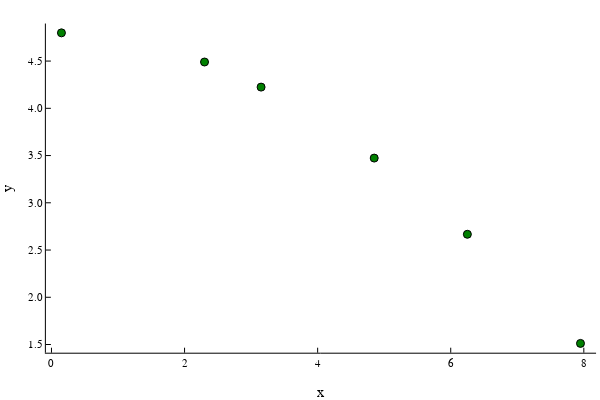

Notebook cell for this chart:
### Code cell
scatter(datax,datay,xlabel="x",ylabel="y",color="green",
        grid=false,legend=false)

### Figure 1 — Plotly figure (JSON) as saved in the notebook; plotly's stock layout.template omitted (floating-point values rounded to 4 significant figures)
{"data": [{"colorbar": {"title": ""}, "marker": {"color": ["rgba(0, 128, 0, 1.000)", "rgba(0, 128, 0, 1.000)", "rgba(0, 128, 0, 1.000)", "rgba(0, 128, 0, 1.000)", "rgba(0, 128, 0, 1.000)", "rgba(0, 128, 0, 1.000)"], "line": {"color": ["rgba(0, 0, 0, 1.000)", "rgba(0, 0, 0, 1.000)", "rgba(0, 0, 0, 1.000)", "rgba(0, 0, 0, 1.000)", "rgba(0, 0, 0, 1.000)", "rgba(0, 0, 0, 1.000)"], "width": 1}, "size": 8, "symbol": "circle"}, "mode": "markers", "name": "y1", "showlegend": true, "type": "scatter", "x": [0.15, 2.3, 3.15, 4.85, 6.25, 7.95], "xaxis": "x1", "y": [4.799, 4.49, 4.224, 3.473, 2.667, 1.512], "yaxis": "y1"}], "layout": {"annotations": [], "height": 400, "margin": {"b": 20, "l": 0, "r": 0, "t": 20}, "paper_bgcolor": "rgba(255, 255, 255, 1.000)", "plot_bgcolor": "rgba(255, 255, 255, 1.000)", "showlegend": false, "width": 600, "xaxis1": {"anchor": "y1", "domain": [0.07647, 0.9934], "gridcolor": "rgba(0, 0, 0, 0.100)", "gridwidth": 0.5, "linecolor": "rgba(0, 0, 0, 1.000)", "mirror": false, "range": [-0.084, 8.184], "showgrid": false, "showline": true, "showticklabels": true, "tickangle": 0, "tickcolor": "rgb(0, 0, 0)", "tickfont": {"color": "rgba(0, 0, 0, 1.000)", "family": "sans-serif", "size": 11}, "tickmode": "array", "ticks": "inside", "ticktext": ["0", "2", "4", "6", "8"], "tickvals": [0, 2, 4, 6, 8], "title": "x", "titlefont": {"color": "rgba(0, 0, 0, 1.000)", "family": "sans-serif", "size": 15}, "type": "-", "visible": true, "zeroline": false, "zerolinecolor": "rgba(0, 0, 0, 1.000)"}, "yaxis1": {"anchor": "x1", "domain": [0.07581, 0.9902], "gridcolor": "rgba(0, 0, 0, 0.100)", "gridwidth": 0.5, "linecolor": "rgba(0, 0, 0, 1.000)", "mirror": false, "range": [1.413, 4.897], "showgrid": false, "showline": true, "showticklabels": true, "tickangle": 0, "tickcolor": "rgb(0, 0, 0)", "tickfont": {"color": "rgba(0, 0, 0, 1.000)", "family": "sans-serif", "size": 11}, "tickmode": "array", "ticks": "inside", "ticktext": ["1.5", "2.0", "2.5", "3.0", "3.5", "4.0", "4.5"], "tickvals": [1.5, 2, 2.5, 3, 3.5, 4, 4.5], "title": "y", "titlefont": {"color": "rgba(0, 0, 0, 1.000)", "family": "sans-serif", "size": 15}, "type": "-", "visible": true, "zeroline": false, "zerolinecolor": "rgba(0, 0, 0, 1.000)"}}}
